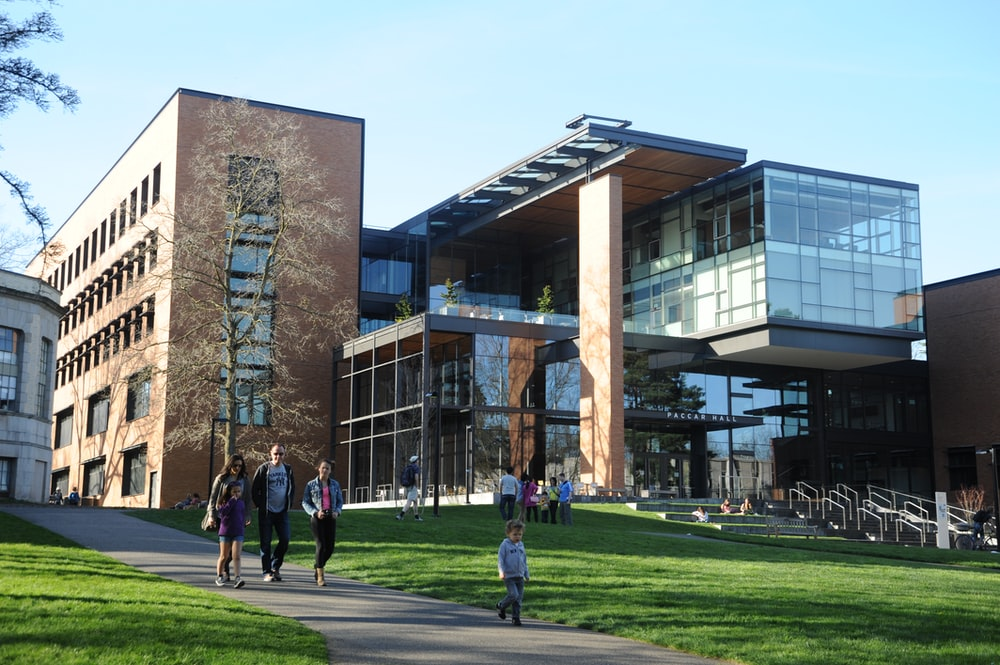
#> input picture OpenCV/Photos/ppl.jpeg, 1000 x 665 px
$ python spaces.py
#> lines starting #> are read from the running program, lines starting #| are printed output that depends on the picture
import cv2 as cv
# import matplotlib.pyplot as plt

img = cv.imread('Photos/ppl.jpeg')
#> img is the input picture: shape (665, 1000, 3); mean B, G, R 131.2, 135.6, 120
img = cv.resize(img, (img.shape[1]-350, img.shape[0]-200))
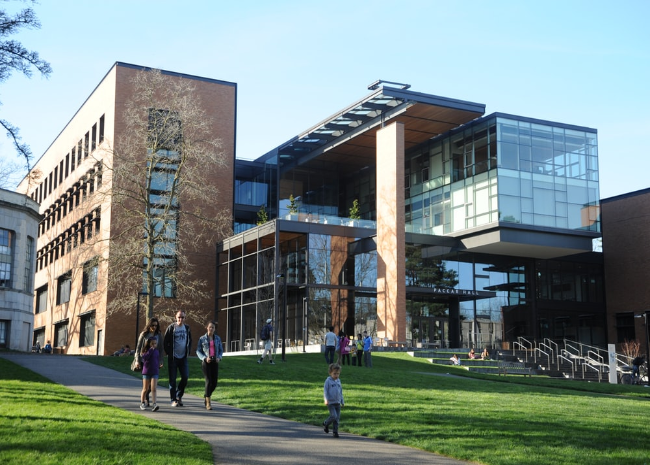
#> img: shape (465, 650, 3); mean B, G, R 131.1, 135.5, 119.9
# img = cv.resize(img, (img.shape[1]//2, img.shape[0]//2))
# img = cv.resize(img, (img.shape[1]-80, img.shape[0]))
cv.imshow('People', img)

# BGR to GrayScale
gray = cv.cvtColor(img, cv.COLOR_BGR2GRAY)
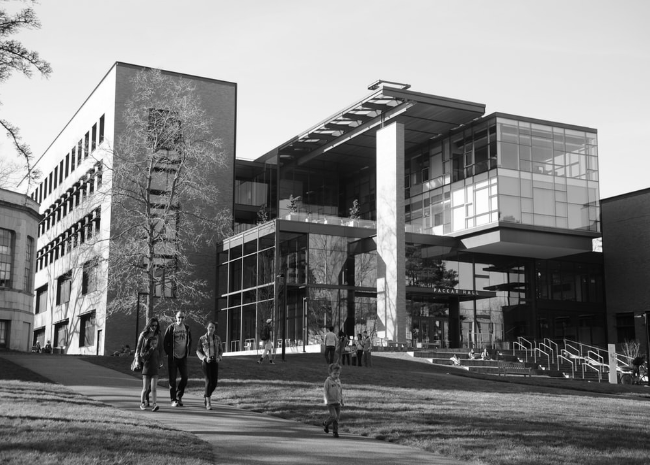
#> gray: shape (465, 650); min 1, max 255, mean 130.3
cv.imshow('Grey', gray)

# BGR to HSV
hsv = cv.cvtColor(img, cv.COLOR_BGR2HSV)
#> hsv: shape (465, 650, 3); mean H, S, V 72, 69.6, 146.2
cv.imshow('HSV', hsv)

# BGR to LAB
lab = cv.cvtColor(img, cv.COLOR_BGR2LAB)
#> lab: shape (465, 650, 3); mean of channels 0, 1, 2 137, 122.5, 128.9
cv.imshow('LAB', lab)

# BGR to RGB
rgb = cv.cvtColor(img, cv.COLOR_BGR2RGB)
cv.imshow('RGB', rgb)

# Show RGB image
# plt.imshow(rgb)
# plt.show()

# All the above can be converted back
# Example GreyScale to BGR

gray2bgr = cv.cvtColor(gray, cv.COLOR_GRAY2BGR)
cv.imshow('GRAY --> BGR', gray2bgr)

cv.waitKey(0)

$ run again, with OpenCV/Photos/cat.jpeg copied over OpenCV/Photos/ppl.jpeg
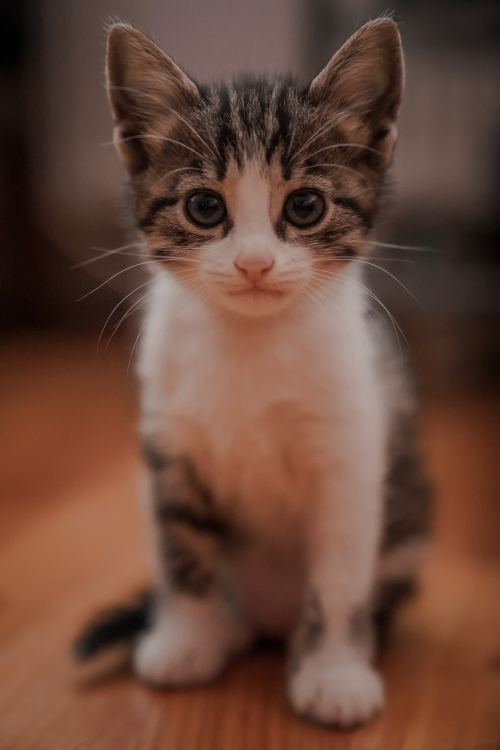
#> input picture OpenCV/Photos/cat.jpeg, 1000 x 1500 px (shown at 1/2 size)
#> img is the input picture: shape (1500, 1000, 3); mean B, G, R 56.9, 70.7, 104.6
#> `img = cv.resize(img, (img.shape[1]-350, img.shape[0]-200))`:
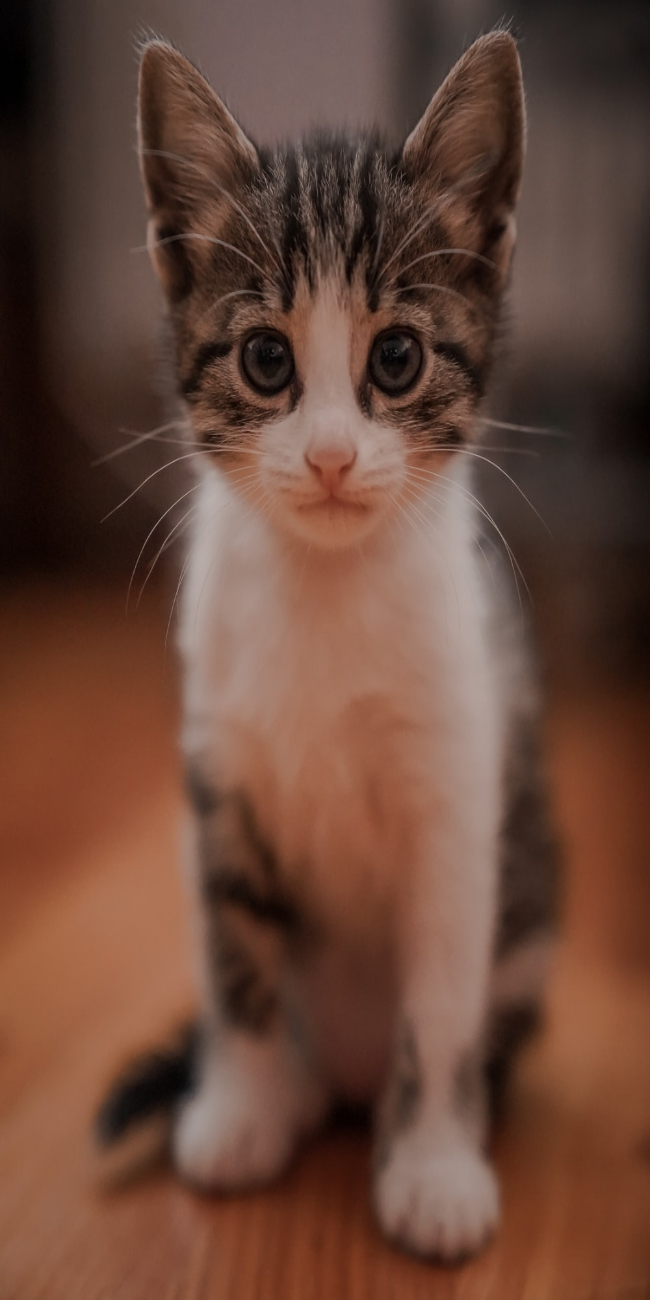
#> img: shape (1300, 650, 3); mean B, G, R 56.8, 70.7, 104.5
#> `gray = cv.cvtColor(img, cv.COLOR_BGR2GRAY)`:
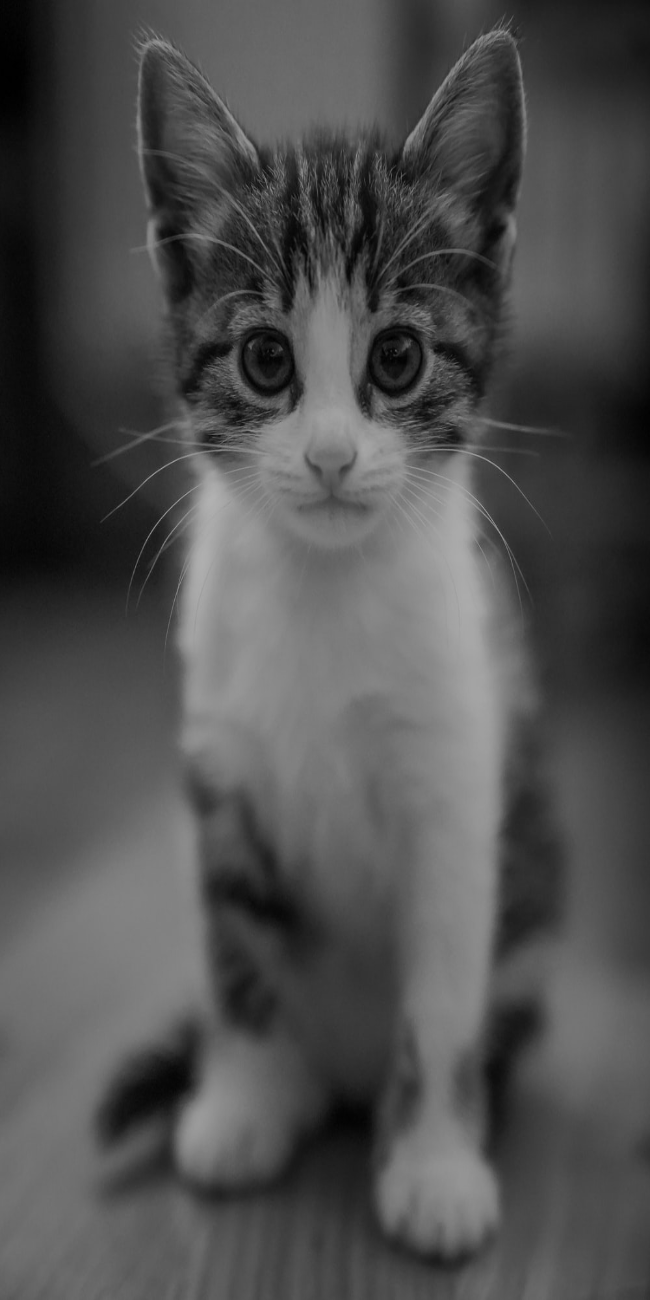
#> gray: shape (1300, 650); min 0, max 178, mean 79.2
#> hsv: shape (1300, 650, 3); mean H, S, V 8.7, 119.5, 104.5
#> lab: shape (1300, 650, 3); mean of channels 0, 1, 2 84.2, 140.7, 142.1

$ run again, with OpenCV/Photos/dog.jpeg copied over OpenCV/Photos/ppl.jpeg
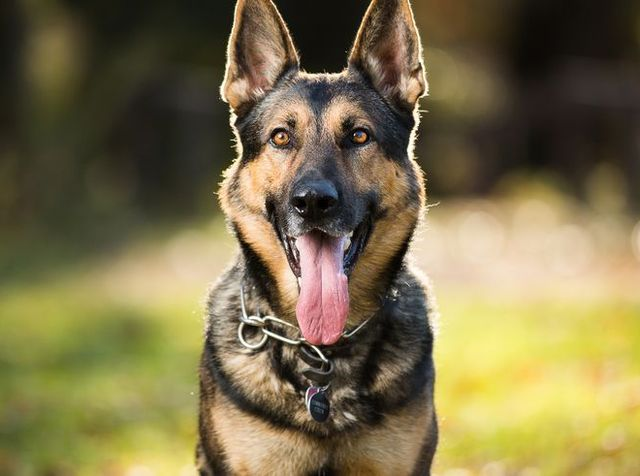
#> input picture OpenCV/Photos/dog.jpeg, 640 x 476 px
#> img is the input picture: shape (476, 640, 3); mean B, G, R 74.8, 112.6, 124.1
#> `img = cv.resize(img, (img.shape[1]-350, img.shape[0]-200))`:
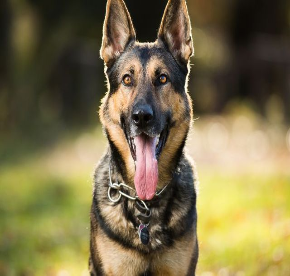
#> img: shape (276, 290, 3); mean B, G, R 74.6, 112.5, 124
#> `gray = cv.cvtColor(img, cv.COLOR_BGR2GRAY)`:
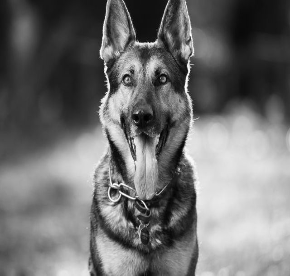
#> gray: shape (276, 290); min 1, max 252, mean 111.6
#> hsv: shape (276, 290, 3); mean H, S, V 27.4, 101.3, 124.9
#> lab: shape (276, 290, 3); mean of channels 0, 1, 2 117.7, 127, 149.5

$ run again, with OpenCV/Photos/aut1.jpg copied over OpenCV/Photos/ppl.jpeg
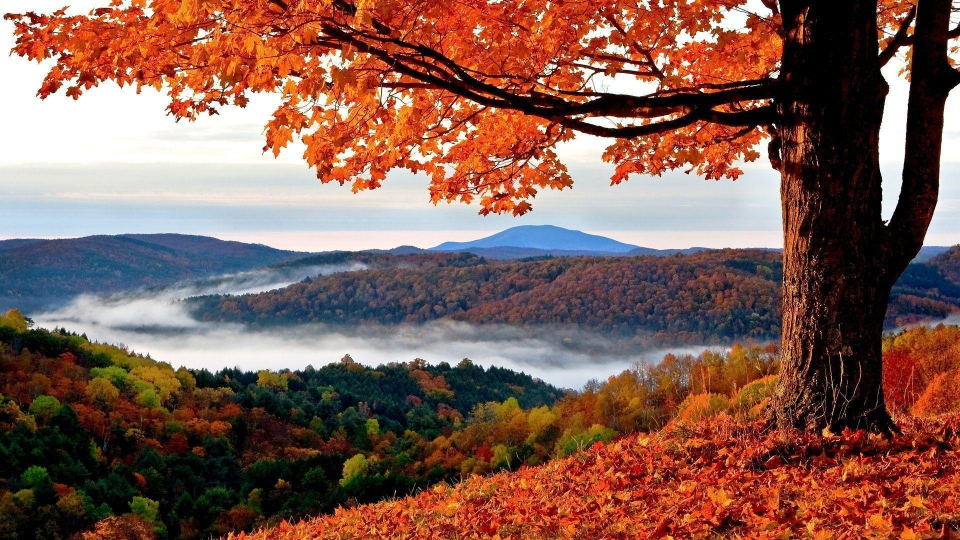
#> input picture OpenCV/Photos/aut1.jpg, 1920 x 1080 px (shown at 1/2 size)
#> img is the input picture: shape (1080, 1920, 3); mean B, G, R 83.1, 93.6, 130
#> `img = cv.resize(img, (img.shape[1]-350, img.shape[0]-200))`:
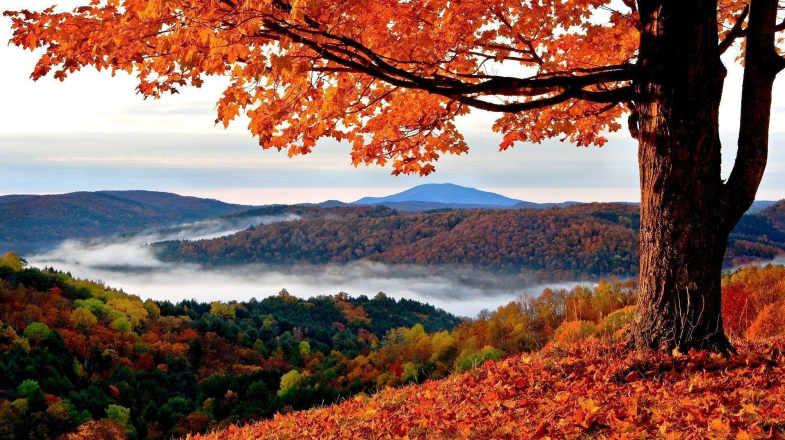
#> img: shape (880, 1570, 3) (shown at 1/2 size); mean B, G, R 83, 93.5, 129.9
#> `gray = cv.cvtColor(img, cv.COLOR_BGR2GRAY)`:
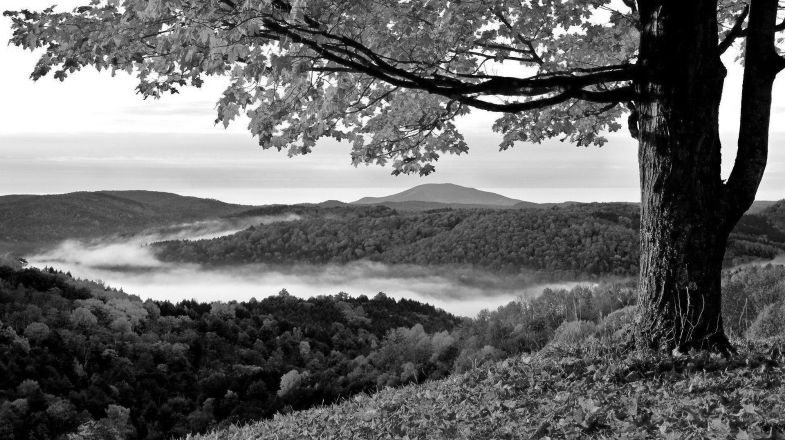
#> gray: shape (880, 1570) (shown at 1/2 size); min 0, max 255, mean 103.2
#> hsv: shape (880, 1570, 3); mean H, S, V 50.5, 137.4, 137.9
#> lab: shape (880, 1570, 3); mean of channels 0, 1, 2 110.3, 142.9, 141.6
